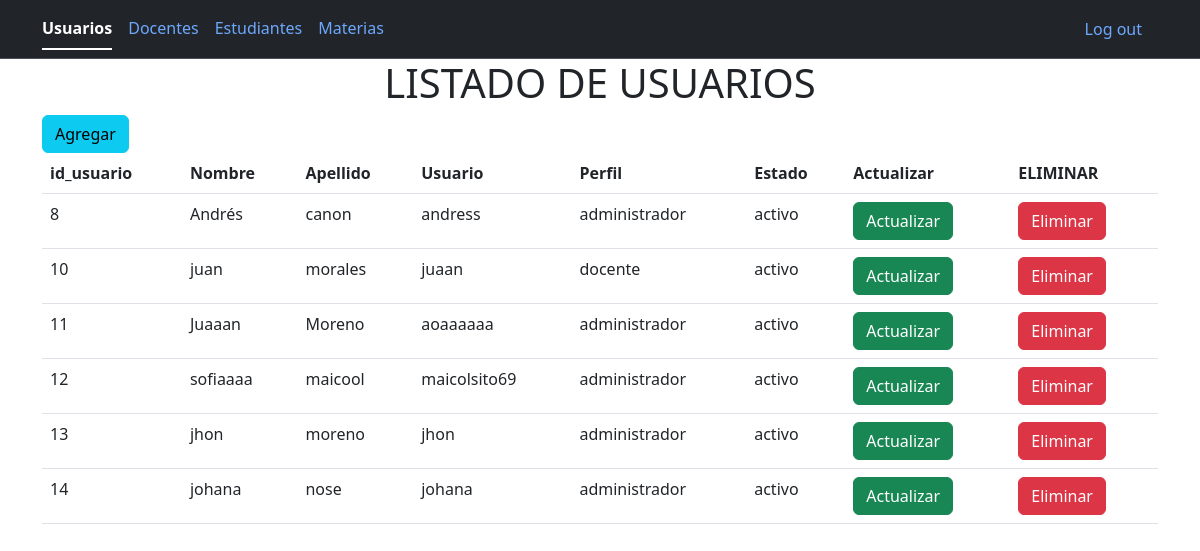
Screenshot of /ProyectoNotasphp/Administrador/pages/index.php with the database file from the repository.
### tables this page shows
CREATE TABLE `usuarios` (
  `id_usuario` int(11) NOT NULL,
  `Nombreusu` varchar(60) NOT NULL,
  `Apellidousu` varchar(60) NOT NULL,
  `Usuario` varchar(40) NOT NULL,
  `Passwordusu` varchar(80) NOT NULL,
  `Perfil` varchar(30) NOT NULL,
  `Estado` varchar(20) NOT NULL
);

### ProyectoNotasphp/conexion.php (called while the page is built, shortened)
<?php
class Conexion{
	private $drive = "mysql";
	private $host = "localhost";
	private $dbname = "notas2023";
	private $usuario = "root";
	private $contra = "";
	public function __construct(){
		try {
			$db = new PDO("{$this->drive}:host={$this->host};dbname={$this->dbname}", $this->usuario,$this->contra);
			$db->setAttribute(PDO::ATTR_ERRMODE, PDO::ERRMODE_EXCEPTION );
			return $db;
		} catch (PDOException $e) {
			echo "Conexion no exitosa: " . $e->getMessage();
		}
	}
}
 ?>

### ProyectoNotasphp/Administrador/modelos/Administrador.php (called while the page is built, shortened)
<?php
    include_once("../../Conexion.php");
    class Administrador extends Conexion{
        public function __construct(){
            $this->db = parent::__construct();
        }
        public function getad(){
            $row = null;
            $statement = $this->db->prepare("SELECT * FROM usuarios");
            $statement->execute();
            while($result = $statement->fetch()){
                $row[] = $result;
            }
            return $row;
        }
    }
?>

### ProyectoNotasphp/Administrador/pages/index.php (the view, shortened to what this page needs)
<!DOCTYPE html>
<html>
<head>
	<link href="https://cdn.jsdelivr.net/npm/bootstrap@5.3.0/dist/css/bootstrap.min.css" rel="stylesheet">
</head>
<body>
	<nav class="navbar bg-dark border-bottom border-bottom-dark" data-bs-theme="dark">
		<div class="container">
			<ul class="nav nav-underline justify-content-center">
				<li class="nav-item">
					<a href="../../Administrador/pages/index.php" class="nav-link active">Usuarios</a>
				</li>
				<li class="nav-item">
					<a href="../../Docente/pages/index.php" class="nav-link">Docentes</a>
				</li>
				<li class="nav-item">
					<a href="../../Estudiante/pages/index.php" class="nav-link">Estudiantes</a>
				</li>
				<li class="nav-item">
					<a href="../../Materia/pages/index.php" class="nav-link">Materias</a>
				</li>
				</ul>
				<ul class="nav nav-pills">
					<li class="nav-item "><a class="nav-link disabled"href=""><?php echo $_SESSION['nombre'] ?></a></li>
					<li class="nav-item">
						<a href="../../Usuario/controladores/salir.php" class="nav-link">Log out</a>
					</li>
				</ul>
		</div>
	</nav>
	<div class="container">
		<h1 class="text-center">LISTADO DE USUARIOS</h1>
		<a class="btn btn-info" href="agregar.php">Agregar</a>
	<div class="col-auto-mt-5">
		<table class="table">
			<thead>
	<tr>
				<th scope="col">id_usuario</th>
				<th scope="col">Nombre</th>
				<th scope="col">Apellido</th>
				<th scope="col">Usuario</th>
				<th scope="col">Perfil</th>
				<th scope="col">Estado</th>
				<th scope="col">Actualizar</th>
				<th scope="col">ELIMINAR</th>
			</tr>
			</thead>
			<tbody>
				<?php
				require_once('../../Conexion.php');
				require_once('../modelos/administrador.php');
				$usu = new Administrador();
				$datos = $usu->getad();
				 	foreach ($datos as $datos ) { ?>
				 <tr>
				 	<td><?php echo $datos['id_usuario'] ?></td>
				 	<td><?php echo $datos['Nombreusu'] ?></td>
				 	<td><?php echo $datos['Apellidousu'] ?></td>
				 	<td><?php echo $datos['Usuario'] ?></td>
				 	<td><?php echo $datos['Perfil'] ?></td>
				 	<td><?php echo $datos['Estado'] ?></td>
				 	<td><a href="editar.php?id=<?php echo $datos['id_usuario'] ?>"  class="btn btn-success">Actualizar</a></td>
				 	<td><a href="eliminar.php?id=<?php echo $datos['id_usuario'] ?>" class="btn btn-danger">Eliminar</a></td>
				 </tr>
				 <?php } ?>
			</tbody>
		</table>
	</div>
	</div>
</body>
</html>

### rows the page displays
usuarios: id_usuario "8", Nombreusu "Andrés", Apellidousu "canon", Usuario "andress", Perfil "administrador", Estado "activo"
usuarios: id_usuario "10", Nombreusu "juan", Apellidousu "morales", Usuario "juaan", Perfil "docente", Estado "activo"
usuarios: id_usuario "11", Nombreusu "Juaaan", Apellidousu "Moreno", Usuario "aoaaaaaa", Perfil "administrador", Estado "activo"
usuarios: id_usuario "12", Nombreusu "sofiaaaa", Apellidousu "maicool", Usuario "maicolsito69", Perfil "administrador", Estado "activo"
usuarios: id_usuario "13", Nombreusu "jhon", Apellidousu "moreno", Usuario "jhon", Perfil "administrador", Estado "activo"
usuarios: id_usuario "14", Nombreusu "johana", Apellidousu "nose", Usuario "johana", Perfil "administrador", Estado "activo"
